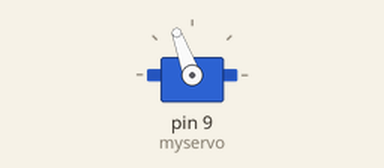
Bench run of a sketch on a simulated Arduino Uno, built with avr-gcc and run on an emulated ATmega328P. On the bench: servo.

Above: at 0.05 s.
At 10.0 s:
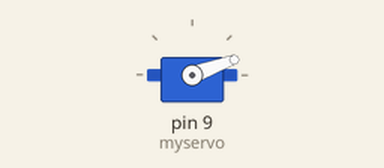
Timing chart, 0 to 13.0 s (numbered marks = the images above):
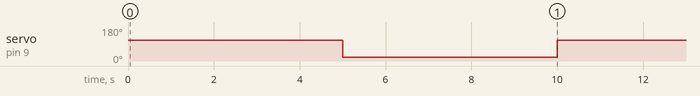

Measured:
- by itself, servo on pin 9 (myservo): alternates 110° for 5.0 s and 20° for 5.0 s

The sketch:

servo_control.ino
```cpp
#include <Servo.h>

Servo myservo;  // create servo object to control a servo

int potpin = 0;  // analog pin used to connect the potentiometer
int val;    // variable to read the value from the analog pin

void setup() {
  myservo.attach(9);  // attaches the servo on pin 9 to the servo object
}

void loop() {
//  val = analogRead(potpin);            // reads the value of the potentiometer (value between 0 and 1023)
//  val = map(val, 0, 1023, 0, 180);     // scale it to use it with the servo (value between 0 and 180)
  myservo.write(110);                  // sets the servo position according to the scaled value
  delay(5000);                           // waits for the servo to get there
  myservo.write(20);
  delay(5000);
}
```
